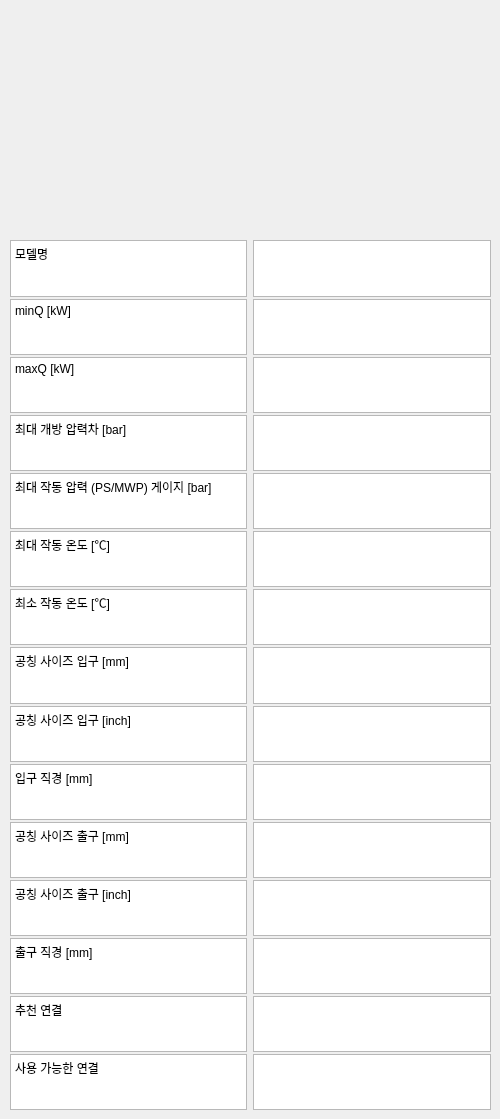
   <widget class="QWidget" name="bot_tab">
    <attribute name="title">
     <string>밸브스펙</string>
    </attribute>
    <widget class="QLabel" name="valve_bot_fig">
     <property name="geometry">
      <rect>
       <x>40</x>
       <y>10</y>
       <width>401</width>
       <height>221</height>
      </rect>
     </property>
     <property name="text">
      <string/>
     </property>
    </widget>
    <widget class="QWidget" name="gridLayoutWidget">
     <property name="geometry">
      <rect>
       <x>10</x>
       <y>240</y>
       <width>481</width>
       <height>870</height>
      </rect>
     </property>
     <layout class="QGridLayout" name="gridLayout" rowstretch="0,0,0,0,0,0,0,0,0,0,0,0,0,0,0" columnstretch="0,0">
      <property name="sizeConstraint">
       <enum>QLayout::SizeConstraint::SetDefaultConstraint</enum>
      </property>
      <property name="verticalSpacing">
       <number>2</number>
      </property>
      <item row="2" column="1">
       <widget class="QTextEdit" name="Kv"/>
      </item>
      <item row="11" column="0">
       <widget class="QTextEdit" name="textEdit_23">
        <property name="html">
         <string>&lt;!DOCTYPE HTML PUBLIC &quot;-//W3C//DTD HTML 4.0//EN&quot; &quot;http://www.w3.org/TR/REC-html40/strict.dtd&quot;&gt;
&lt;html&gt;&lt;head&gt;&lt;meta name=&quot;qrichtext&quot; content=&quot;1&quot; /&gt;&lt;meta charset=&quot;utf-8&quot; /&gt;&lt;style type=&quot;text/css&quot;&gt;
p, li { white-space: pre-wrap; }
hr { height: 1px; border-width: 0; }
li.unchecked::marker { content: &quot;\2610&quot;; }
li.checked::marker { content: &quot;\2612&quot;; }
&lt;/style&gt;&lt;/head&gt;&lt;body style=&quot; font-family:'맑은 고딕'; font-size:9pt; font-weight:400; font-style:normal;&quot;&gt;
&lt;p style=&quot; margin-top:0px; margin-bottom:0px; margin-left:0px; margin-right:0px; -qt-block-indent:0; text-indent:0px;&quot;&gt;&lt;span style=&quot; font-family:'Gulim';&quot;&gt;공칭 사이즈 출구 [inch]&lt;/span&gt;&lt;/p&gt;&lt;/body&gt;&lt;/html&gt;</string>
        </property>
       </widget>
      </item>
      <item row="3" column="1">
       <widget class="QTextEdit" name="max_dp"/>
      </item>
      <item row="4" column="0">
       <widget class="QTextEdit" name="textEdit_9">
        <property name="html">
         <string>&lt;!DOCTYPE HTML PUBLIC &quot;-//W3C//DTD HTML 4.0//EN&quot; &quot;http://www.w3.org/TR/REC-html40/strict.dtd&quot;&gt;
&lt;html&gt;&lt;head&gt;&lt;meta name=&quot;qrichtext&quot; content=&quot;1&quot; /&gt;&lt;meta charset=&quot;utf-8&quot; /&gt;&lt;style type=&quot;text/css&quot;&gt;
p, li { white-space: pre-wrap; }
hr { height: 1px; border-width: 0; }
li.unchecked::marker { content: &quot;\2610&quot;; }
li.checked::marker { content: &quot;\2612&quot;; }
&lt;/style&gt;&lt;/head&gt;&lt;body style=&quot; font-family:'맑은 고딕'; font-size:9pt; font-weight:400; font-style:normal;&quot;&gt;
&lt;p style=&quot; margin-top:0px; margin-bottom:0px; margin-left:0px; margin-right:0px; -qt-block-indent:0; text-indent:0px;&quot;&gt;&lt;span style=&quot; font-family:'Gulim';&quot;&gt;최대 작동 압력 (PS/MWP) 게이지 [bar]&lt;/span&gt;&lt;/p&gt;&lt;/body&gt;&lt;/html&gt;</string>
        </property>
       </widget>
      </item>
      <item row="5" column="1">
       <widget class="QTextEdit" name="max_T"/>
      </item>
      <item row="1" column="0">
       <widget class="QTextEdit" name="textEdit_3">
        <property name="html">
         <string>&lt;!DOCTYPE HTML PUBLIC &quot;-//W3C//DTD HTML 4.0//EN&quot; &quot;http://www.w3.org/TR/REC-html40/strict.dtd&quot;&gt;
&lt;html&gt;&lt;head&gt;&lt;meta name=&quot;qrichtext&quot; content=&quot;1&quot; /&gt;&lt;meta charset=&quot;utf-8&quot; /&gt;&lt;style type=&quot;text/css&quot;&gt;
p, li { white-space: pre-wrap; }
hr { height: 1px; border-width: 0; }
li.unchecked::marker { content: &quot;\2610&quot;; }
li.checked::marker { content: &quot;\2612&quot;; }
&lt;/style&gt;&lt;/head&gt;&lt;body style=&quot; font-family:'맑은 고딕'; font-size:9pt; font-weight:400; font-style:normal;&quot;&gt;
&lt;p style=&quot; margin-top:0px; margin-bottom:0px; margin-left:0px; margin-right:0px; -qt-block-indent:0; text-indent:0px;&quot;&gt;minQ [kW]&lt;/p&gt;&lt;/body&gt;&lt;/html&gt;</string>
        </property>
       </widget>
      </item>
      <item row="8" column="1">
       <widget class="QTextEdit" name="inlet_size_inch"/>
      </item>
      <item row="8" column="0">
       <widget class="QTextEdit" name="textEdit_17">
        <property name="html">
         <string>&lt;!DOCTYPE HTML PUBLIC &quot;-//W3C//DTD HTML 4.0//EN&quot; &quot;http://www.w3.org/TR/REC-html40/strict.dtd&quot;&gt;
&lt;html&gt;&lt;head&gt;&lt;meta name=&quot;qrichtext&quot; content=&quot;1&quot; /&gt;&lt;meta charset=&quot;utf-8&quot; /&gt;&lt;style type=&quot;text/css&quot;&gt;
p, li { white-space: pre-wrap; }
hr { height: 1px; border-width: 0; }
li.unchecked::marker { content: &quot;\2610&quot;; }
li.checked::marker { content: &quot;\2612&quot;; }
&lt;/style&gt;&lt;/head&gt;&lt;body style=&quot; font-family:'맑은 고딕'; font-size:9pt; font-weight:400; font-style:normal;&quot;&gt;
&lt;p style=&quot; margin-top:0px; margin-bottom:0px; margin-left:0px; margin-right:0px; -qt-block-indent:0; text-indent:0px;&quot;&gt;&lt;span style=&quot; font-family:'Gulim';&quot;&gt;공칭 사이즈 입구 [inch]&lt;/span&gt;&lt;/p&gt;&lt;/body&gt;&lt;/html&gt;</string>
        </property>
       </widget>
      </item>
      <item row="11" column="1">
       <widget class="QTextEdit" name="outlet_size_inch"/>
      </item>
      <item row="14" column="0">
       <widget class="QTextEdit" name="textEdit_29">
        <property name="html">
         <string>&lt;!DOCTYPE HTML PUBLIC &quot;-//W3C//DTD HTML 4.0//EN&quot; &quot;http://www.w3.org/TR/REC-html40/strict.dtd&quot;&gt;
&lt;html&gt;&lt;head&gt;&lt;meta name=&quot;qrichtext&quot; content=&quot;1&quot; /&gt;&lt;meta charset=&quot;utf-8&quot; /&gt;&lt;style type=&quot;text/css&quot;&gt;
p, li { white-space: pre-wrap; }
hr { height: 1px; border-width: 0; }
li.unchecked::marker { content: &quot;\2610&quot;; }
li.checked::marker { content: &quot;\2612&quot;; }
&lt;/style&gt;&lt;/head&gt;&lt;body style=&quot; font-family:'맑은 고딕'; font-size:9pt; font-weight:400; font-style:normal;&quot;&gt;
&lt;p style=&quot; margin-top:0px; margin-bottom:0px; margin-left:0px; margin-right:0px; -qt-block-indent:0; text-indent:0px;&quot;&gt;&lt;span style=&quot; font-family:'Gulim';&quot;&gt;사용 가능한 연결&lt;/span&gt;&lt;/p&gt;&lt;/body&gt;&lt;/html&gt;</string>
        </property>
       </widget>
      </item>
      <item row="12" column="1">
       <widget class="QTextEdit" name="outlet_dia"/>
      </item>
      <item row="2" column="0">
       <widget class="QTextEdit" name="textEdit_5">
        <property name="html">
         <string>&lt;!DOCTYPE HTML PUBLIC &quot;-//W3C//DTD HTML 4.0//EN&quot; &quot;http://www.w3.org/TR/REC-html40/strict.dtd&quot;&gt;
&lt;html&gt;&lt;head&gt;&lt;meta name=&quot;qrichtext&quot; content=&quot;1&quot; /&gt;&lt;meta charset=&quot;utf-8&quot; /&gt;&lt;style type=&quot;text/css&quot;&gt;
p, li { white-space: pre-wrap; }
hr { height: 1px; border-width: 0; }
li.unchecked::marker { content: &quot;\2610&quot;; }
li.checked::marker { content: &quot;\2612&quot;; }
&lt;/style&gt;&lt;/head&gt;&lt;body style=&quot; font-family:'맑은 고딕'; font-size:9pt; font-weight:400; font-style:normal;&quot;&gt;
&lt;p style=&quot; margin-top:0px; margin-bottom:0px; margin-left:0px; margin-right:0px; -qt-block-indent:0; text-indent:0px;&quot;&gt;&lt;span style=&quot; font-family:'Gulim';&quot;&gt;maxQ [kW]&lt;/span&gt;&lt;/p&gt;&lt;/body&gt;&lt;/html&gt;</string>
        </property>
       </widget>
      </item>
      <item row="10" column="0">
       <widget class="QTextEdit" name="textEdit_21">
        <property name="html">
         <string>&lt;!DOCTYPE HTML PUBLIC &quot;-//W3C//DTD HTML 4.0//EN&quot; &quot;http://www.w3.org/TR/REC-html40/strict.dtd&quot;&gt;
&lt;html&gt;&lt;head&gt;&lt;meta name=&quot;qrichtext&quot; content=&quot;1&quot; /&gt;&lt;meta charset=&quot;utf-8&quot; /&gt;&lt;style type=&quot;text/css&quot;&gt;
p, li { white-space: pre-wrap; }
hr { height: 1px; border-width: 0; }
li.unchecked::marker { content: &quot;\2610&quot;; }
li.checked::marker { content: &quot;\2612&quot;; }
&lt;/style&gt;&lt;/head&gt;&lt;body style=&quot; font-family:'맑은 고딕'; font-size:9pt; font-weight:400; font-style:normal;&quot;&gt;
&lt;p style=&quot; margin-top:0px; margin-bottom:0px; margin-left:0px; margin-right:0px; -qt-block-indent:0; text-indent:0px;&quot;&gt;&lt;span style=&quot; font-family:'Gulim';&quot;&gt;공칭 사이즈 출구 [mm]&lt;/span&gt;&lt;/p&gt;&lt;/body&gt;&lt;/html&gt;</string>
        </property>
       </widget>
      </item>
      <item row="10" column="1">
       <widget class="QTextEdit" name="outlet_size_mm"/>
      </item>
      <item row="3" column="0">
       <widget class="QTextEdit" name="textEdit_7">
        <property name="html">
         <string>&lt;!DOCTYPE HTML PUBLIC &quot;-//W3C//DTD HTML 4.0//EN&quot; &quot;http://www.w3.org/TR/REC-html40/strict.dtd&quot;&gt;
&lt;html&gt;&lt;head&gt;&lt;meta name=&quot;qrichtext&quot; content=&quot;1&quot; /&gt;&lt;meta charset=&quot;utf-8&quot; /&gt;&lt;style type=&quot;text/css&quot;&gt;
p, li { white-space: pre-wrap; }
hr { height: 1px; border-width: 0; }
li.unchecked::marker { content: &quot;\2610&quot;; }
li.checked::marker { content: &quot;\2612&quot;; }
&lt;/style&gt;&lt;/head&gt;&lt;body style=&quot; font-family:'맑은 고딕'; font-size:9pt; font-weight:400; font-style:normal;&quot;&gt;
&lt;p style=&quot; margin-top:0px; margin-bottom:0px; margin-left:0px; margin-right:0px; -qt-block-indent:0; text-indent:0px;&quot;&gt;&lt;span style=&quot; font-family:'Gulim';&quot;&gt;최대 개방 압력차 [bar]&lt;/span&gt;&lt;/p&gt;&lt;/body&gt;&lt;/html&gt;</string>
        </property>
       </widget>
      </item>
      <item row="13" column="0">
       <widget class="QTextEdit" name="textEdit_27">
        <property name="html">
         <string>&lt;!DOCTYPE HTML PUBLIC &quot;-//W3C//DTD HTML 4.0//EN&quot; &quot;http://www.w3.org/TR/REC-html40/strict.dtd&quot;&gt;
&lt;html&gt;&lt;head&gt;&lt;meta name=&quot;qrichtext&quot; content=&quot;1&quot; /&gt;&lt;meta charset=&quot;utf-8&quot; /&gt;&lt;style type=&quot;text/css&quot;&gt;
p, li { white-space: pre-wrap; }
hr { height: 1px; border-width: 0; }
li.unchecked::marker { content: &quot;\2610&quot;; }
li.checked::marker { content: &quot;\2612&quot;; }
&lt;/style&gt;&lt;/head&gt;&lt;body style=&quot; font-family:'맑은 고딕'; font-size:9pt; font-weight:400; font-style:normal;&quot;&gt;
&lt;p style=&quot; margin-top:0px; margin-bottom:0px; margin-left:0px; margin-right:0px; -qt-block-indent:0; text-indent:0px;&quot;&gt;&lt;span style=&quot; font-family:'Gulim';&quot;&gt;추천 연결&lt;/span&gt;&lt;/p&gt;&lt;/body&gt;&lt;/html&gt;</string>
        </property>
       </widget>
      </item>
      <item row="14" column="1">
       <widget class="QTextEdit" name="connect_possible"/>
      </item>
      <item row="7" column="1">
       <widget class="QTextEdit" name="inlet_size_mm"/>
      </item>
      <item row="6" column="0">
       <widget class="QTextEdit" name="textEdit_13">
        <property name="html">
         <string>&lt;!DOCTYPE HTML PUBLIC &quot;-//W3C//DTD HTML 4.0//EN&quot; &quot;http://www.w3.org/TR/REC-html40/strict.dtd&quot;&gt;
&lt;html&gt;&lt;head&gt;&lt;meta name=&quot;qrichtext&quot; content=&quot;1&quot; /&gt;&lt;meta charset=&quot;utf-8&quot; /&gt;&lt;style type=&quot;text/css&quot;&gt;
p, li { white-space: pre-wrap; }
hr { height: 1px; border-width: 0; }
li.unchecked::marker { content: &quot;\2610&quot;; }
li.checked::marker { content: &quot;\2612&quot;; }
&lt;/style&gt;&lt;/head&gt;&lt;body style=&quot; font-family:'맑은 고딕'; font-size:9pt; font-weight:400; font-style:normal;&quot;&gt;
&lt;p style=&quot; margin-top:0px; margin-bottom:0px; margin-left:0px; margin-right:0px; -qt-block-indent:0; text-indent:0px;&quot;&gt;&lt;span style=&quot; font-family:'Gulim';&quot;&gt;최소 작동 온도 [℃]&lt;/span&gt;&lt;/p&gt;&lt;/body&gt;&lt;/html&gt;</string>
        </property>
       </widget>
      </item>
      <item row="5" column="0">
       <widget class="QTextEdit" name="textEdit_11">
        <property name="html">
         <string>&lt;!DOCTYPE HTML PUBLIC &quot;-//W3C//DTD HTML 4.0//EN&quot; &quot;http://www.w3.org/TR/REC-html40/strict.dtd&quot;&gt;
&lt;html&gt;&lt;head&gt;&lt;meta name=&quot;qrichtext&quot; content=&quot;1&quot; /&gt;&lt;meta charset=&quot;utf-8&quot; /&gt;&lt;style type=&quot;text/css&quot;&gt;
p, li { white-space: pre-wrap; }
hr { height: 1px; border-width: 0; }
li.unchecked::marker { content: &quot;\2610&quot;; }
li.checked::marker { content: &quot;\2612&quot;; }
&lt;/style&gt;&lt;/head&gt;&lt;body style=&quot; font-family:'맑은 고딕'; font-size:9pt; font-weight:400; font-style:normal;&quot;&gt;
&lt;p style=&quot; margin-top:0px; margin-bottom:0px; margin-left:0px; margin-right:0px; -qt-block-indent:0; text-indent:0px;&quot;&gt;&lt;span style=&quot; font-family:'Gulim';&quot;&gt;최대 작동 온도 [℃]&lt;/span&gt;&lt;/p&gt;&lt;/body&gt;&lt;/html&gt;</string>
        </property>
       </widget>
      </item>
      <item row="0" column="0">
       <widget class="QTextEdit" name="textEdit_4">
        <property name="enabled">
         <bool>true</bool>
        </property>
        <property name="html">
         <string>&lt;!DOCTYPE HTML PUBLIC &quot;-//W3C//DTD HTML 4.0//EN&quot; &quot;http://www.w3.org/TR/REC-html40/strict.dtd&quot;&gt;
&lt;html&gt;&lt;head&gt;&lt;meta name=&quot;qrichtext&quot; content=&quot;1&quot; /&gt;&lt;meta charset=&quot;utf-8&quot; /&gt;&lt;style type=&quot;text/css&quot;&gt;
p, li { white-space: pre-wrap; }
hr { height: 1px; border-width: 0; }
li.unchecked::marker { content: &quot;\2610&quot;; }
li.checked::marker { content: &quot;\2612&quot;; }
&lt;/style&gt;&lt;/head&gt;&lt;body style=&quot; font-family:'맑은 고딕'; font-size:9pt; font-weight:400; font-style:normal;&quot;&gt;
&lt;p style=&quot; margin-top:0px; margin-bottom:0px; margin-left:0px; margin-right:0px; -qt-block-indent:0; text-indent:0px;&quot;&gt;&lt;span style=&quot; font-family:'Gulim';&quot;&gt;모델명&lt;/span&gt;&lt;/p&gt;&lt;/body&gt;&lt;/html&gt;</string>
        </property>
       </widget>
      </item>
      <item row="9" column="0">
       <widget class="QTextEdit" name="textEdit_19">
        <property name="html">
         <string>&lt;!DOCTYPE HTML PUBLIC &quot;-//W3C//DTD HTML 4.0//EN&quot; &quot;http://www.w3.org/TR/REC-html40/strict.dtd&quot;&gt;
&lt;html&gt;&lt;head&gt;&lt;meta name=&quot;qrichtext&quot; content=&quot;1&quot; /&gt;&lt;meta charset=&quot;utf-8&quot; /&gt;&lt;style type=&quot;text/css&quot;&gt;
p, li { white-space: pre-wrap; }
hr { height: 1px; border-width: 0; }
li.unchecked::marker { content: &quot;\2610&quot;; }
li.checked::marker { content: &quot;\2612&quot;; }
&lt;/style&gt;&lt;/head&gt;&lt;body style=&quot; font-family:'맑은 고딕'; font-size:9pt; font-weight:400; font-style:normal;&quot;&gt;
&lt;p style=&quot; margin-top:0px; margin-bottom:0px; margin-left:0px; margin-right:0px; -qt-block-indent:0; text-indent:0px;&quot;&gt;&lt;span style=&quot; font-family:'Gulim';&quot;&gt;입구 직경 [mm]&lt;/span&gt;&lt;/p&gt;&lt;/body&gt;&lt;/html&gt;</string>
        </property>
       </widget>
      </item>
      <item row="9" column="1">
       <widget class="QTextEdit" name="inlet_dia"/>
      </item>
      <item row="7" column="0">
       <widget class="QTextEdit" name="textEdit_15">
        <property name="html">
         <string>&lt;!DOCTYPE HTML PUBLIC &quot;-//W3C//DTD HTML 4.0//EN&quot; &quot;http://www.w3.org/TR/REC-html40/strict.dtd&quot;&gt;
&lt;html&gt;&lt;head&gt;&lt;meta name=&quot;qrichtext&quot; content=&quot;1&quot; /&gt;&lt;meta charset=&quot;utf-8&quot; /&gt;&lt;style type=&quot;text/css&quot;&gt;
p, li { white-space: pre-wrap; }
hr { height: 1px; border-width: 0; }
li.unchecked::marker { content: &quot;\2610&quot;; }
li.checked::marker { content: &quot;\2612&quot;; }
&lt;/style&gt;&lt;/head&gt;&lt;body style=&quot; font-family:'맑은 고딕'; font-size:9pt; font-weight:400; font-style:normal;&quot;&gt;
&lt;p style=&quot; margin-top:0px; margin-bottom:0px; margin-left:0px; margin-right:0px; -qt-block-indent:0; text-indent:0px;&quot;&gt;&lt;span style=&quot; font-family:'Gulim';&quot;&gt;공칭 사이즈 입구 [mm]&lt;/span&gt;&lt;/p&gt;&lt;/body&gt;&lt;/html&gt;</string>
        </property>
       </widget>
      </item>
      <item row="0" column="1">
       <widget class="QTextEdit" name="model"/>
      </item>
      <item row="12" column="0">
       <widget class="QTextEdit" name="textEdit_25">
        <property name="html">
         <string>&lt;!DOCTYPE HTML PUBLIC &quot;-//W3C//DTD HTML 4.0//EN&quot; &quot;http://www.w3.org/TR/REC-html40/strict.dtd&quot;&gt;
&lt;html&gt;&lt;head&gt;&lt;meta name=&quot;qrichtext&quot; content=&quot;1&quot; /&gt;&lt;meta charset=&quot;utf-8&quot; /&gt;&lt;style type=&quot;text/css&quot;&gt;
p, li { white-space: pre-wrap; }
hr { height: 1px; border-width: 0; }
li.unchecked::marker { content: &quot;\2610&quot;; }
li.checked::marker { content: &quot;\2612&quot;; }
&lt;/style&gt;&lt;/head&gt;&lt;body style=&quot; font-family:'맑은 고딕'; font-size:9pt; font-weight:400; font-style:normal;&quot;&gt;
&lt;p style=&quot; margin-top:0px; margin-bottom:0px; margin-left:0px; margin-right:0px; -qt-block-indent:0; text-indent:0px;&quot;&gt;&lt;span style=&quot; font-family:'Gulim';&quot;&gt;출구 직경 [mm]&lt;/span&gt;&lt;/p&gt;&lt;/body&gt;&lt;/html&gt;</string>
        </property>
       </widget>
      </item>
      <item row="6" column="1">
       <widget class="QTextEdit" name="min_T"/>
      </item>
      <item row="4" column="1">
       <widget class="QTextEdit" name="max_p"/>
      </item>
      <item row="1" column="1">
       <widget class="QTextEdit" name="NS"/>
      </item>
      <item row="13" column="1">
       <widget class="QTextEdit" name="connect_recommand"/>
      </item>
     </layout>
    </widget>
   </widget>
